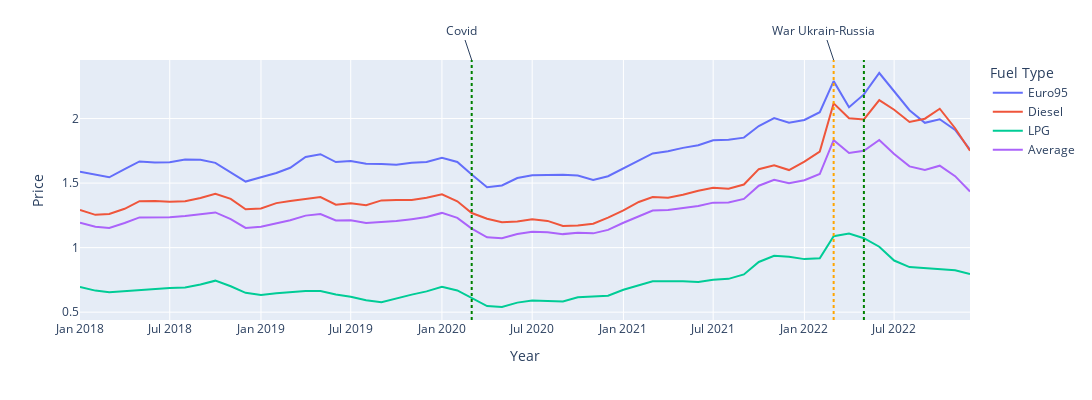

Write notebook code for a chart like this one.
### Markdown cell above
# Subquestion 1: How have fuel prices developed in the considered time in the Netherlands?
Fuel prices can develop a lot throughout the year and in between years, in this subquestion the variations in fuel prices is analysed. The data is retrieved from CBS and the fuel prices of Euro95, Diesel and LPG are available on a daily basis. In this question the monthly values are considered and a visualisation is made out of the available data from 2018 until 2022. The changes in fuel prices can have multiple reasons and can be explained from different perspectives, such as environmental regulations, big global events, exchange rates and political events. It is expected that the fuel prices will rise because in the past years some global events, tax rises and inflation occured which have had a significant influence on the fuel prices.

### Code cell
# Plot fuel prices per month 2018-2022
fig = px.line(melted_fuel_prices, x='Months', y='Price', color='Fuel Type',
    labels={'Months':'Year', 'Price':'Price', 'Fuel Type':'Fuel Type'})
fig.update_layout(legend_title='Fuel Type', width=1100, height=400)
fig.add_vline(x="2020-03", line_width=2, line_dash="dot", line_color="green")
fig.add_annotation(x="2020-03", y=1, yref="paper", text="Covid")
fig.add_vline(x="2022-05", line_width=2, line_dash="dot", line_color="green")
fig.add_vline(x="2022-03", line_width=2, line_dash="dot", line_color="orange")
fig.add_annotation(x="2022-03", y=1, yref="paper", text="War Ukrain-Russia")

fig.show()
